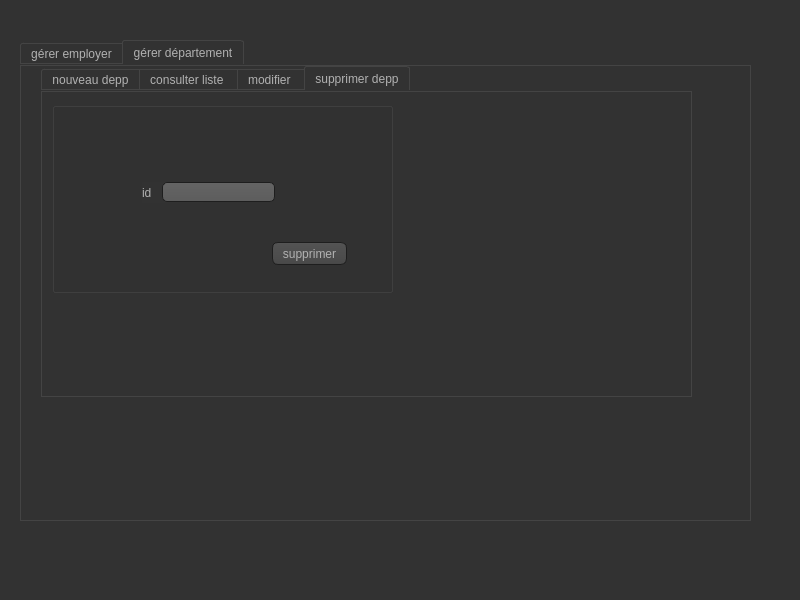
<?xml version="1.0" encoding="UTF-8"?>
<ui version="4.0">
 <class>MainWindow</class>
 <widget class="QMainWindow" name="MainWindow">
  <property name="geometry">
   <rect>
    <x>0</x>
    <y>0</y>
    <width>800</width>
    <height>600</height>
   </rect>
  </property>
  <property name="windowTitle">
   <string>MainWindow</string>
  </property>
  <property name="styleSheet">
   <string notr="true">QToolTip

{
     border: 1px solid black;
     background-color: #ffa02f;
     padding: 1px;
     border-radius: 3px;
     opacity: 100;
}

QWidget
{
    color: #b1b1b1;
    background-color: #323232;
}

QWidget:item:hover
{
    background-color: QLinearGradient( x1: 0, y1: 0, x2: 0, y2: 1, stop: 0 #ffa02f, stop: 1 #ca0619);
    color: #000000;
}

QWidget:item:selected
{
    background-color: QLinearGradient( x1: 0, y1: 0, x2: 0, y2: 1, stop: 0 #ffa02f, stop: 1 #d7801a);
}

QMenuBar::item
{
    background: transparent;
}

QMenuBar::item:selected
{
    background: transparent;
    border: 1px solid #ffaa00;
}

QMenuBar::item:pressed
{
    background: #444;
    border: 1px solid #000;
    background-color: QLinearGradient(
        x1:0, y1:0,
        x2:0, y2:1,
        stop:1 #212121,
        stop:0.4 #343434/*,
        stop:0.2 #343434,
        stop:0.1 #ffaa00*/
    );
    margin-bottom:-1px;
    padding-bottom:1px;
}

QMenu
{
    border: 1px solid #000;
}

QMenu::item
{
    padding: 2px 20px 2px 20px;
}

QMenu::item:selected
{
    color: #000000;
}

QWidget:disabled
{
    color: #404040;
    background-color: #323232;
}

QAbstractItemView
{
    background-color: QLinearGradient( x1: 0, y1: 0, x2: 0, y2: 1, stop: 0 #4d4d4d, stop: 0.1 #646464, stop: 1 #5d5d5d);
}

QWidget:focus
{
    /*border: 2px solid QLinearGradient( x1: 0, y1: 0, x2: 0, y2: 1, stop: 0 #ffa02f, stop: 1 #d7801a);*/
}

QLineEdit
{
    background-color: QLinearGradient( x1: 0, y1: 0, x2: 0, y2: 1, stop: 0 #4d4d4d, stop: 0 #646464, stop: 1 #5d5d5d);
    padding: 1px;
    border-style: solid;
    border: 1px solid #1e1e1e;
    border-radius: 5;
}

QPushButton
{
    color: #b1b1b1;
    background-color: QLinearGradient( x1: 0, y1: 0, x2: 0, y2: 1, stop: 0 #565656, stop: 0.1 #525252, stop: 0.5 #4e4e4e, stop: 0.9 #4a4a4a, stop: 1 #464646);
    border-width: 1px;
    border-color: #1e1e1e;
    border-style: solid;
    border-radius: 6;
    padding: 3px;
    font-size: 12px;
    padding-left: 5px;
    padding-right: 5px;
}

QPushButton:pressed
{
    background-color: QLinearGradient( x1: 0, y1: 0, x2: 0, y2: 1, stop: 0 #2d2d2d, stop: 0.1 #2b2b2b, stop: 0.5 #292929, stop: 0.9 #282828, stop: 1 #252525);
}

QComboBox
{
    selection-background-color: #ffaa00;
    background-color: QLinearGradient( x1: 0, y1: 0, x2: 0, y2: 1, stop: 0 #565656, stop: 0.1 #525252, stop: 0.5 #4e4e4e, stop: 0.9 #4a4a4a, stop: 1 #464646);
    border-style: solid;
    border: 1px solid #1e1e1e;
    border-radius: 5;
}

QComboBox:hover,QPushButton:hover
{
    border: 2px solid QLinearGradient( x1: 0, y1: 0, x2: 0, y2: 1, stop: 0 #ffa02f, stop: 1 #d7801a);
}


QComboBox:on
{
    padding-top: 3px;
    padding-left: 4px;
    background-color: QLinearGradient( x1: 0, y1: 0, x2: 0, y2: 1, stop: 0 #2d2d2d, stop: 0.1 #2b2b2b, stop: 0.5 #292929, stop: 0.9 #282828, stop: 1 #252525);
    selection-background-color: #ffaa00;
}

QComboBox QAbstractItemView
{
    border: 2px solid darkgray;
    selection-background-color: QLinearGradient( x1: 0, y1: 0, x2: 0, y2: 1, stop: 0 #ffa02f, stop: 1 #d7801a);
}

QComboBox::drop-down
{
     subcontrol-origin: padding;
     subcontrol-position: top right;
     width: 15px;

     border-left-width: 0px;
     border-left-color: darkgray;
     border-left-style: solid; /* just a single line */
     border-top-right-radius: 3px; /* same radius as the QComboBox */
     border-bottom-right-radius: 3px;
 }

QComboBox::down-arrow
{
     image: url(:/down_arrow.png);
}

QGroupBox:focus
{
border: 2px solid QLinearGradient( x1: 0, y1: 0, x2: 0, y2: 1, stop: 0 #ffa02f, stop: 1 #d7801a);
}

QTextEdit:focus
{
    border: 2px solid QLinearGradient( x1: 0, y1: 0, x2: 0, y2: 1, stop: 0 #ffa02f, stop: 1 #d7801a);
}

QScrollBar:horizontal {
     border: 1px solid #222222;
     background: QLinearGradient( x1: 0, y1: 0, x2: 0, y2: 1, stop: 0.0 #121212, stop: 0.2 #282828, stop: 1 #484848);
     height: 7px;
     margin: 0px 16px 0 16px;
}

QScrollBar::handle:horizontal
{
      background: QLinearGradient( x1: 0, y1: 0, x2: 1, y2: 0, stop: 0 #ffa02f, stop: 0.5 #d7801a, stop: 1 #ffa02f);
      min-height: 20px;
      border-radius: 2px;
}

QScrollBar::add-line:horizontal {
      border: 1px solid #1b1b19;
      border-radius: 2px;
      background: QLinearGradient( x1: 0, y1: 0, x2: 1, y2: 0, stop: 0 #ffa02f, stop: 1 #d7801a);
      width: 14px;
      subcontrol-position: right;
      subcontrol-origin: margin;
}

QScrollBar::sub-line:horizontal {
      border: 1px solid #1b1b19;
      border-radius: 2px;
      background: QLinearGradient( x1: 0, y1: 0, x2: 1, y2: 0, stop: 0 #ffa02f, stop: 1 #d7801a);
      width: 14px;
     subcontrol-position: left;
     subcontrol-origin: margin;
}

QScrollBar::right-arrow:horizontal, QScrollBar::left-arrow:horizontal
{
      border: 1px solid black;
      width: 1px;
      height: 1px;
      background: white;
}

QScrollBar::add-page:horizontal, QScrollBar::sub-page:horizontal
{
      background: none;
}

QScrollBar:vertical
{
      background: QLinearGradient( x1: 0, y1: 0, x2: 1, y2: 0, stop: 0.0 #121212, stop: 0.2 #282828, stop: 1 #484848);
      width: 7px;
      margin: 16px 0 16px 0;
      border: 1px solid #222222;
}

QScrollBar::handle:vertical
{
      background: QLinearGradient( x1: 0, y1: 0, x2: 0, y2: 1, stop: 0 #ffa02f, stop: 0.5 #d7801a, stop: 1 #ffa02f);
      min-height: 20px;
      border-radius: 2px;
}

QScrollBar::add-line:vertical
{
      border: 1px solid #1b1b19;
      border-radius: 2px;
      background: QLinearGradient( x1: 0, y1: 0, x2: 0, y2: 1, stop: 0 #ffa02f, stop: 1 #d7801a);
      height: 14px;
      subcontrol-position: bottom;
      subcontrol-origin: margin;
}

QScrollBar::sub-line:vertical
{
      border: 1px solid #1b1b19;
      border-radius: 2px;
      background: QLinearGradient( x1: 0, y1: 0, x2: 0, y2: 1, stop: 0 #d7801a, stop: 1 #ffa02f);
      height: 14px;
      subcontrol-position: top;
      subcontrol-origin: margin;
}

QScrollBar::up-arrow:vertical, QScrollBar::down-arrow:vertical
{
      border: 1px solid black;
      width: 1px;
      height: 1px;
      background: white;
}


QScrollBar::add-page:vertical, QScrollBar::sub-page:vertical
{
      background: none;
}

QTextEdit
{
    background-color: #242424;
}

QPlainTextEdit
{
    background-color: #242424;
}

QHeaderView::section
{
    background-color: QLinearGradient(x1:0, y1:0, x2:0, y2:1, stop:0 #616161, stop: 0.5 #505050, stop: 0.6 #434343, stop:1 #656565);
    color: white;
    padding-left: 4px;
    border: 1px solid #6c6c6c;
}

QCheckBox:disabled
{
color: #414141;
}

QDockWidget::title
{
    text-align: center;
    spacing: 3px; /* spacing between items in the tool bar */
    background-color: QLinearGradient(x1:0, y1:0, x2:0, y2:1, stop:0 #323232, stop: 0.5 #242424, stop:1 #323232);
}

QDockWidget::close-button, QDockWidget::float-button
{
    text-align: center;
    spacing: 1px; /* spacing between items in the tool bar */
    background-color: QLinearGradient(x1:0, y1:0, x2:0, y2:1, stop:0 #323232, stop: 0.5 #242424, stop:1 #323232);
}

QDockWidget::close-button:hover, QDockWidget::float-button:hover
{
    background: #242424;
}

QDockWidget::close-button:pressed, QDockWidget::float-button:pressed
{
    padding: 1px -1px -1px 1px;
}

QMainWindow::separator
{
    background-color: QLinearGradient(x1:0, y1:0, x2:0, y2:1, stop:0 #161616, stop: 0.5 #151515, stop: 0.6 #212121, stop:1 #343434);
    color: white;
    padding-left: 4px;
    border: 1px solid #4c4c4c;
    spacing: 3px; /* spacing between items in the tool bar */
}

QMainWindow::separator:hover
{

    background-color: QLinearGradient(x1:0, y1:0, x2:0, y2:1, stop:0 #d7801a, stop:0.5 #b56c17 stop:1 #ffa02f);
    color: white;
    padding-left: 4px;
    border: 1px solid #6c6c6c;
    spacing: 3px; /* spacing between items in the tool bar */
}

QToolBar::handle
{
     spacing: 3px; /* spacing between items in the tool bar */
     background: url(:/images/handle.png);
}

QMenu::separator
{
    height: 2px;
    background-color: QLinearGradient(x1:0, y1:0, x2:0, y2:1, stop:0 #161616, stop: 0.5 #151515, stop: 0.6 #212121, stop:1 #343434);
    color: white;
    padding-left: 4px;
    margin-left: 10px;
    margin-right: 5px;
}

QProgressBar
{
    border: 2px solid grey;
    border-radius: 5px;
    text-align: center;
}

QProgressBar::chunk
{
    background-color: #d7801a;
    width: 2.15px;
    margin: 0.5px;
}

QTabBar::tab {
    color: #b1b1b1;
    border: 1px solid #444;
    border-bottom-style: none;
    background-color: #323232;
    padding-left: 10px;
    padding-right: 10px;
    padding-top: 3px;
    padding-bottom: 2px;
    margin-right: -1px;
}

QTabWidget::pane {
    border: 1px solid #444;
    top: 1px;
}

QTabBar::tab:last
{
    margin-right: 0; /* the last selected tab has nothing to overlap with on the right */
    border-top-right-radius: 3px;
}

QTabBar::tab:first:!selected
{
 margin-left: 0px; /* the last selected tab has nothing to overlap with on the right */


    border-top-left-radius: 3px;
}

QTabBar::tab:!selected
{
    color: #b1b1b1;
    border-bottom-style: solid;
    margin-top: 3px;
    background-color: QLinearGradient(x1:0, y1:0, x2:0, y2:1, stop:1 #212121, stop:.4 #343434);
}

QTabBar::tab:selected
{
    border-top-left-radius: 3px;
    border-top-right-radius: 3px;
    margin-bottom: 0px;
}

QTabBar::tab:!selected:hover
{
    /*border-top: 2px solid #ffaa00;
    padding-bottom: 3px;*/
    border-top-left-radius: 3px;
    border-top-right-radius: 3px;
    background-color: QLinearGradient(x1:0, y1:0, x2:0, y2:1, stop:1 #212121, stop:0.4 #343434, stop:0.2 #343434, stop:0.1 #ffaa00);
}

QRadioButton::indicator:checked, QRadioButton::indicator:unchecked{
    color: #b1b1b1;
    background-color: #323232;
    border: 1px solid #b1b1b1;
    border-radius: 6px;
}

QRadioButton::indicator:checked
{
    background-color: qradialgradient(
        cx: 0.5, cy: 0.5,
        fx: 0.5, fy: 0.5,
        radius: 1.0,
        stop: 0.25 #ffaa00,
        stop: 0.3 #323232
    );
}

QCheckBox::indicator{
    color: #b1b1b1;
    background-color: #323232;
    border: 1px solid #b1b1b1;
    width: 9px;
    height: 9px;
}

QRadioButton::indicator
{
    border-radius: 6px;
}

QRadioButton::indicator:hover, QCheckBox::indicator:hover
{
    border: 1px solid #ffaa00;
}

QCheckBox::indicator:checked
{
    image:url(:/images/checkbox.png);
}

QCheckBox::indicator:disabled, QRadioButton::indicator:disabled
{
    border: 1px solid #444;
}</string>
  </property>
  <widget class="QWidget" name="centralwidget">
   <widget class="QTabWidget" name="tabWidget">
    <property name="geometry">
     <rect>
      <x>20</x>
      <y>40</y>
      <width>731</width>
      <height>481</height>
     </rect>
    </property>
    <property name="currentIndex">
     <number>1</number>
    </property>
    <widget class="QWidget" name="tab_5">
     <attribute name="title">
      <string>gérer employer</string>
     </attribute>
     <widget class="QTabWidget" name="employer">
      <property name="geometry">
       <rect>
        <x>0</x>
        <y>0</y>
        <width>661</width>
        <height>391</height>
       </rect>
      </property>
      <property name="currentIndex">
       <number>3</number>
      </property>
      <widget class="QWidget" name="tab">
       <attribute name="title">
        <string>nouvel employé</string>
       </attribute>
       <widget class="QLabel" name="label">
        <property name="geometry">
         <rect>
          <x>20</x>
          <y>20</y>
          <width>61</width>
          <height>16</height>
         </rect>
        </property>
        <property name="text">
         <string>id</string>
        </property>
       </widget>
       <widget class="QLabel" name="label_2">
        <property name="geometry">
         <rect>
          <x>20</x>
          <y>50</y>
          <width>61</width>
          <height>16</height>
         </rect>
        </property>
        <property name="text">
         <string>prenom</string>
        </property>
       </widget>
       <widget class="QLabel" name="label_3">
        <property name="geometry">
         <rect>
          <x>20</x>
          <y>80</y>
          <width>61</width>
          <height>16</height>
         </rect>
        </property>
        <property name="text">
         <string>nom</string>
        </property>
       </widget>
       <widget class="QLabel" name="label_4">
        <property name="geometry">
         <rect>
          <x>20</x>
          <y>110</y>
          <width>61</width>
          <height>16</height>
         </rect>
        </property>
        <property name="text">
         <string>numero</string>
        </property>
       </widget>
       <widget class="QLabel" name="label_5">
        <property name="geometry">
         <rect>
          <x>20</x>
          <y>140</y>
          <width>91</width>
          <height>21</height>
         </rect>
        </property>
        <property name="text">
         <string>id departement</string>
        </property>
       </widget>
       <widget class="QLabel" name="label_6">
        <property name="geometry">
         <rect>
          <x>20</x>
          <y>170</y>
          <width>91</width>
          <height>21</height>
         </rect>
        </property>
        <property name="text">
         <string>salaire</string>
        </property>
       </widget>
       <widget class="QGroupBox" name="groupBox">
        <property name="geometry">
         <rect>
          <x>10</x>
          <y>10</y>
          <width>331</width>
          <height>191</height>
         </rect>
        </property>
        <property name="title">
         <string/>
        </property>
        <widget class="QPushButton" name="pb_ajouter">
         <property name="geometry">
          <rect>
           <x>250</x>
           <y>160</y>
           <width>75</width>
           <height>23</height>
          </rect>
         </property>
         <property name="text">
          <string>ajouter</string>
         </property>
        </widget>
        <widget class="QLineEdit" name="le_id">
         <property name="geometry">
          <rect>
           <x>130</x>
           <y>10</y>
           <width>113</width>
           <height>20</height>
          </rect>
         </property>
        </widget>
        <widget class="QLineEdit" name="le_prenom">
         <property name="geometry">
          <rect>
           <x>130</x>
           <y>40</y>
           <width>113</width>
           <height>20</height>
          </rect>
         </property>
        </widget>
        <widget class="QLineEdit" name="le_nom">
         <property name="geometry">
          <rect>
           <x>130</x>
           <y>70</y>
           <width>113</width>
           <height>20</height>
          </rect>
         </property>
        </widget>
        <widget class="QLineEdit" name="le_numero">
         <property name="geometry">
          <rect>
           <x>130</x>
           <y>100</y>
           <width>113</width>
           <height>20</height>
          </rect>
         </property>
        </widget>
        <widget class="QLineEdit" name="le_id_depp">
         <property name="geometry">
          <rect>
           <x>130</x>
           <y>130</y>
           <width>113</width>
           <height>20</height>
          </rect>
         </property>
        </widget>
        <widget class="QLineEdit" name="le_salaire">
         <property name="geometry">
          <rect>
           <x>130</x>
           <y>160</y>
           <width>113</width>
           <height>20</height>
          </rect>
         </property>
        </widget>
       </widget>
       <zorder>groupBox</zorder>
       <zorder>label</zorder>
       <zorder>label_2</zorder>
       <zorder>label_3</zorder>
       <zorder>label_4</zorder>
       <zorder>label_5</zorder>
       <zorder>label_6</zorder>
      </widget>
      <widget class="QWidget" name="tab_3">
       <attribute name="title">
        <string>consulter liste </string>
       </attribute>
       <widget class="QScrollArea" name="scrollArea">
        <property name="geometry">
         <rect>
          <x>10</x>
          <y>10</y>
          <width>641</width>
          <height>321</height>
         </rect>
        </property>
        <property name="styleSheet">
         <string notr="true"/>
        </property>
        <property name="widgetResizable">
         <bool>true</bool>
        </property>
        <widget class="QWidget" name="scrollAreaWidgetContents">
         <property name="geometry">
          <rect>
           <x>0</x>
           <y>0</y>
           <width>639</width>
           <height>319</height>
          </rect>
         </property>
         <widget class="QTableView" name="tab_employer">
          <property name="geometry">
           <rect>
            <x>10</x>
            <y>50</y>
            <width>611</width>
            <height>261</height>
           </rect>
          </property>
          <property name="styleSheet">
           <string notr="true">background-color: rgb(255, 255, 255);</string>
          </property>
         </widget>
         <widget class="QLineEdit" name="le_id_chercher">
          <property name="geometry">
           <rect>
            <x>80</x>
            <y>10</y>
            <width>341</width>
            <height>21</height>
           </rect>
          </property>
          <property name="styleSheet">
           <string notr="true"/>
          </property>
         </widget>
         <widget class="QPushButton" name="pb_chercher">
          <property name="geometry">
           <rect>
            <x>430</x>
            <y>10</y>
            <width>75</width>
            <height>23</height>
           </rect>
          </property>
          <property name="text">
           <string>chercher</string>
          </property>
         </widget>
         <widget class="QPushButton" name="reset_employer">
          <property name="geometry">
           <rect>
            <x>10</x>
            <y>10</y>
            <width>31</width>
            <height>21</height>
           </rect>
          </property>
          <property name="text">
           <string>&lt;-</string>
          </property>
         </widget>
        </widget>
       </widget>
      </widget>
      <widget class="QWidget" name="tab_4">
       <attribute name="title">
        <string>supprimer employé</string>
       </attribute>
       <widget class="QGroupBox" name="groupBox_2">
        <property name="geometry">
         <rect>
          <x>10</x>
          <y>10</y>
          <width>341</width>
          <height>191</height>
         </rect>
        </property>
        <property name="title">
         <string/>
        </property>
        <widget class="QLineEdit" name="le_id_supp">
         <property name="geometry">
          <rect>
           <x>90</x>
           <y>80</y>
           <width>113</width>
           <height>20</height>
          </rect>
         </property>
        </widget>
        <widget class="QLabel" name="label_7">
         <property name="geometry">
          <rect>
           <x>70</x>
           <y>80</y>
           <width>61</width>
           <height>21</height>
          </rect>
         </property>
         <property name="text">
          <string>id</string>
         </property>
        </widget>
        <widget class="QPushButton" name="pb_supp">
         <property name="geometry">
          <rect>
           <x>220</x>
           <y>140</y>
           <width>75</width>
           <height>23</height>
          </rect>
         </property>
         <property name="text">
          <string>supprimer</string>
         </property>
        </widget>
        <zorder>label_7</zorder>
        <zorder>pb_supp</zorder>
        <zorder>le_id_supp</zorder>
       </widget>
      </widget>
      <widget class="QWidget" name="tab_2">
       <attribute name="title">
        <string>modifier employé</string>
       </attribute>
       <widget class="QGroupBox" name="groupBox_3">
        <property name="geometry">
         <rect>
          <x>10</x>
          <y>10</y>
          <width>341</width>
          <height>191</height>
         </rect>
        </property>
        <property name="title">
         <string/>
        </property>
        <widget class="QGroupBox" name="groupBox_7">
         <property name="geometry">
          <rect>
           <x>0</x>
           <y>0</y>
           <width>331</width>
           <height>191</height>
          </rect>
         </property>
         <property name="title">
          <string/>
         </property>
         <widget class="QLineEdit" name="le_id_2">
          <property name="geometry">
           <rect>
            <x>130</x>
            <y>10</y>
            <width>113</width>
            <height>20</height>
           </rect>
          </property>
         </widget>
         <widget class="QLineEdit" name="le_prenom_2">
          <property name="geometry">
           <rect>
            <x>130</x>
            <y>40</y>
            <width>113</width>
            <height>20</height>
           </rect>
          </property>
         </widget>
         <widget class="QLineEdit" name="le_nom_2">
          <property name="geometry">
           <rect>
            <x>130</x>
            <y>70</y>
            <width>113</width>
            <height>20</height>
           </rect>
          </property>
         </widget>
         <widget class="QLineEdit" name="le_numero_2">
          <property name="geometry">
           <rect>
            <x>130</x>
            <y>100</y>
            <width>113</width>
            <height>20</height>
           </rect>
          </property>
         </widget>
         <widget class="QLineEdit" name="le_id_depp_2">
          <property name="geometry">
           <rect>
            <x>130</x>
            <y>130</y>
            <width>113</width>
            <height>20</height>
           </rect>
          </property>
         </widget>
         <widget class="QLineEdit" name="le_salaire_2">
          <property name="geometry">
           <rect>
            <x>130</x>
            <y>160</y>
            <width>113</width>
            <height>20</height>
           </rect>
          </property>
         </widget>
         <widget class="QPushButton" name="pb_update">
          <property name="geometry">
           <rect>
            <x>250</x>
            <y>150</y>
            <width>75</width>
            <height>23</height>
           </rect>
          </property>
          <property name="text">
           <string>modifier</string>
          </property>
         </widget>
         <widget class="QLabel" name="label_8">
          <property name="geometry">
           <rect>
            <x>40</x>
            <y>10</y>
            <width>61</width>
            <height>16</height>
           </rect>
          </property>
          <property name="text">
           <string>id</string>
          </property>
         </widget>
         <widget class="QLabel" name="label_15">
          <property name="geometry">
           <rect>
            <x>40</x>
            <y>40</y>
            <width>61</width>
            <height>16</height>
           </rect>
          </property>
          <property name="text">
           <string>prenom</string>
          </property>
         </widget>
         <widget class="QLabel" name="label_16">
          <property name="geometry">
           <rect>
            <x>40</x>
            <y>70</y>
            <width>61</width>
            <height>16</height>
           </rect>
          </property>
          <property name="text">
           <string>nom</string>
          </property>
         </widget>
         <widget class="QLabel" name="label_17">
          <property name="geometry">
           <rect>
            <x>40</x>
            <y>100</y>
            <width>61</width>
            <height>16</height>
           </rect>
          </property>
          <property name="text">
           <string>numero</string>
          </property>
         </widget>
         <widget class="QLabel" name="label_18">
          <property name="geometry">
           <rect>
            <x>40</x>
            <y>130</y>
            <width>91</width>
            <height>21</height>
           </rect>
          </property>
          <property name="text">
           <string>id departement</string>
          </property>
         </widget>
         <widget class="QLabel" name="label_19">
          <property name="geometry">
           <rect>
            <x>40</x>
            <y>160</y>
            <width>91</width>
            <height>21</height>
           </rect>
          </property>
          <property name="text">
           <string>salaire</string>
          </property>
         </widget>
        </widget>
       </widget>
      </widget>
     </widget>
     <widget class="QPushButton" name="trier">
      <property name="geometry">
       <rect>
        <x>210</x>
        <y>380</y>
        <width>201</width>
        <height>31</height>
       </rect>
      </property>
      <property name="styleSheet">
       <string notr="true"/>
      </property>
      <property name="text">
       <string>trier par salaire</string>
      </property>
     </widget>
     <widget class="QPushButton" name="pdf">
      <property name="geometry">
       <rect>
        <x>210</x>
        <y>420</y>
        <width>201</width>
        <height>31</height>
       </rect>
      </property>
      <property name="styleSheet">
       <string notr="true"/>
      </property>
      <property name="text">
       <string>pdf</string>
      </property>
     </widget>
    </widget>
    <widget class="QWidget" name="tab_6">
     <attribute name="title">
      <string>gérer département</string>
     </attribute>
     <widget class="QTabWidget" name="depp">
      <property name="geometry">
       <rect>
        <x>20</x>
        <y>0</y>
        <width>651</width>
        <height>331</height>
       </rect>
      </property>
      <property name="currentIndex">
       <number>3</number>
      </property>
      <widget class="QWidget" name="tab_7">
       <attribute name="title">
        <string>nouveau depp</string>
       </attribute>
       <widget class="QLabel" name="label_9">
        <property name="geometry">
         <rect>
          <x>20</x>
          <y>20</y>
          <width>61</width>
          <height>16</height>
         </rect>
        </property>
        <property name="text">
         <string>id</string>
        </property>
       </widget>
       <widget class="QLabel" name="label_10">
        <property name="geometry">
         <rect>
          <x>20</x>
          <y>80</y>
          <width>61</width>
          <height>16</height>
         </rect>
        </property>
        <property name="text">
         <string>gérant</string>
        </property>
       </widget>
       <widget class="QLabel" name="label_11">
        <property name="geometry">
         <rect>
          <x>20</x>
          <y>50</y>
          <width>61</width>
          <height>16</height>
         </rect>
        </property>
        <property name="text">
         <string>spécialité</string>
        </property>
       </widget>
       <widget class="QLabel" name="label_12">
        <property name="geometry">
         <rect>
          <x>20</x>
          <y>110</y>
          <width>61</width>
          <height>16</height>
         </rect>
        </property>
        <property name="text">
         <string>localisation</string>
        </property>
       </widget>
       <widget class="QGroupBox" name="groupBox_4">
        <property name="geometry">
         <rect>
          <x>0</x>
          <y>10</y>
          <width>331</width>
          <height>191</height>
         </rect>
        </property>
        <property name="title">
         <string/>
        </property>
        <widget class="QPushButton" name="pb_ajouter_depp">
         <property name="geometry">
          <rect>
           <x>250</x>
           <y>160</y>
           <width>75</width>
           <height>23</height>
          </rect>
         </property>
         <property name="text">
          <string>ajouter</string>
         </property>
        </widget>
        <widget class="QLineEdit" name="le_id_dep">
         <property name="geometry">
          <rect>
           <x>130</x>
           <y>10</y>
           <width>113</width>
           <height>20</height>
          </rect>
         </property>
        </widget>
        <widget class="QLineEdit" name="le_spec">
         <property name="geometry">
          <rect>
           <x>130</x>
           <y>40</y>
           <width>113</width>
           <height>20</height>
          </rect>
         </property>
        </widget>
        <widget class="QLineEdit" name="le_gerant">
         <property name="geometry">
          <rect>
           <x>130</x>
           <y>70</y>
           <width>113</width>
           <height>20</height>
          </rect>
         </property>
        </widget>
        <widget class="QLineEdit" name="le_local">
         <property name="geometry">
          <rect>
           <x>130</x>
           <y>100</y>
           <width>113</width>
           <height>20</height>
          </rect>
         </property>
        </widget>
       </widget>
       <zorder>groupBox_4</zorder>
       <zorder>label_9</zorder>
       <zorder>label_11</zorder>
       <zorder>label_10</zorder>
       <zorder>label_12</zorder>
      </widget>
      <widget class="QWidget" name="tab_8">
       <attribute name="title">
        <string>consulter liste </string>
       </attribute>
       <widget class="QScrollArea" name="scrollArea_2">
        <property name="geometry">
         <rect>
          <x>12</x>
          <y>22</y>
          <width>621</width>
          <height>281</height>
         </rect>
        </property>
        <property name="widgetResizable">
         <bool>true</bool>
        </property>
        <widget class="QWidget" name="scrollAreaWidgetContents_2">
         <property name="geometry">
          <rect>
           <x>0</x>
           <y>0</y>
           <width>619</width>
           <height>279</height>
          </rect>
         </property>
         <widget class="QTableView" name="tab_depp">
          <property name="geometry">
           <rect>
            <x>0</x>
            <y>60</y>
            <width>611</width>
            <height>181</height>
           </rect>
          </property>
          <property name="styleSheet">
           <string notr="true">background-color: rgb(255, 255, 255);</string>
          </property>
         </widget>
         <widget class="QLineEdit" name="le_id_chercher_depp">
          <property name="geometry">
           <rect>
            <x>80</x>
            <y>20</y>
            <width>381</width>
            <height>21</height>
           </rect>
          </property>
         </widget>
         <widget class="QPushButton" name="pb_chercher_depp">
          <property name="geometry">
           <rect>
            <x>470</x>
            <y>20</y>
            <width>75</width>
            <height>23</height>
           </rect>
          </property>
          <property name="text">
           <string>chercher</string>
          </property>
         </widget>
         <widget class="QPushButton" name="reset_depp">
          <property name="geometry">
           <rect>
            <x>10</x>
            <y>10</y>
            <width>31</width>
            <height>21</height>
           </rect>
          </property>
          <property name="text">
           <string>&lt;-</string>
          </property>
         </widget>
        </widget>
       </widget>
      </widget>
      <widget class="QWidget" name="tab_9">
       <attribute name="title">
        <string>modifier </string>
       </attribute>
       <widget class="QGroupBox" name="groupBox_5">
        <property name="geometry">
         <rect>
          <x>10</x>
          <y>10</y>
          <width>341</width>
          <height>191</height>
         </rect>
        </property>
        <property name="title">
         <string/>
        </property>
        <widget class="QPushButton" name="update_depp">
         <property name="geometry">
          <rect>
           <x>220</x>
           <y>140</y>
           <width>75</width>
           <height>23</height>
          </rect>
         </property>
         <property name="text">
          <string>continuer</string>
         </property>
        </widget>
        <widget class="QLineEdit" name="le_id_dep_2">
         <property name="geometry">
          <rect>
           <x>100</x>
           <y>20</y>
           <width>113</width>
           <height>20</height>
          </rect>
         </property>
        </widget>
        <widget class="QLineEdit" name="le_spec_2">
         <property name="geometry">
          <rect>
           <x>100</x>
           <y>50</y>
           <width>113</width>
           <height>20</height>
          </rect>
         </property>
        </widget>
        <widget class="QLineEdit" name="le_gerant_2">
         <property name="geometry">
          <rect>
           <x>100</x>
           <y>80</y>
           <width>113</width>
           <height>20</height>
          </rect>
         </property>
        </widget>
        <widget class="QLineEdit" name="le_local_2">
         <property name="geometry">
          <rect>
           <x>100</x>
           <y>110</y>
           <width>113</width>
           <height>20</height>
          </rect>
         </property>
        </widget>
        <widget class="QLabel" name="label_13">
         <property name="geometry">
          <rect>
           <x>20</x>
           <y>20</y>
           <width>47</width>
           <height>13</height>
          </rect>
         </property>
         <property name="text">
          <string>id</string>
         </property>
        </widget>
        <widget class="QLabel" name="label_20">
         <property name="geometry">
          <rect>
           <x>20</x>
           <y>50</y>
           <width>47</width>
           <height>13</height>
          </rect>
         </property>
         <property name="text">
          <string>spécialité</string>
         </property>
        </widget>
        <widget class="QLabel" name="label_21">
         <property name="geometry">
          <rect>
           <x>20</x>
           <y>80</y>
           <width>47</width>
           <height>16</height>
          </rect>
         </property>
         <property name="text">
          <string>gérant</string>
         </property>
        </widget>
        <widget class="QLabel" name="label_22">
         <property name="geometry">
          <rect>
           <x>20</x>
           <y>110</y>
           <width>47</width>
           <height>13</height>
          </rect>
         </property>
         <property name="text">
          <string>localisation</string>
         </property>
        </widget>
       </widget>
      </widget>
      <widget class="QWidget" name="tab_10">
       <attribute name="title">
        <string>supprimer depp</string>
       </attribute>
       <widget class="QGroupBox" name="groupBox_6">
        <property name="geometry">
         <rect>
          <x>10</x>
          <y>10</y>
          <width>341</width>
          <height>191</height>
         </rect>
        </property>
        <property name="title">
         <string/>
        </property>
        <widget class="QLineEdit" name="le_id_dep_supp">
         <property name="geometry">
          <rect>
           <x>110</x>
           <y>80</y>
           <width>113</width>
           <height>20</height>
          </rect>
         </property>
        </widget>
        <widget class="QLabel" name="label_14">
         <property name="geometry">
          <rect>
           <x>90</x>
           <y>80</y>
           <width>61</width>
           <height>21</height>
          </rect>
         </property>
         <property name="text">
          <string>id</string>
         </property>
        </widget>
        <widget class="QPushButton" name="pb_supp_depp">
         <property name="geometry">
          <rect>
           <x>220</x>
           <y>140</y>
           <width>75</width>
           <height>23</height>
          </rect>
         </property>
         <property name="text">
          <string>supprimer</string>
         </property>
        </widget>
        <zorder>label_14</zorder>
        <zorder>pb_supp_depp</zorder>
        <zorder>le_id_dep_supp</zorder>
       </widget>
      </widget>
     </widget>
    </widget>
   </widget>
  </widget>
  <widget class="QMenuBar" name="menubar">
   <property name="geometry">
    <rect>
     <x>0</x>
     <y>0</y>
     <width>800</width>
     <height>21</height>
    </rect>
   </property>
  </widget>
  <widget class="QStatusBar" name="statusbar"/>
 </widget>
 <resources/>
 <connections/>
</ui>
